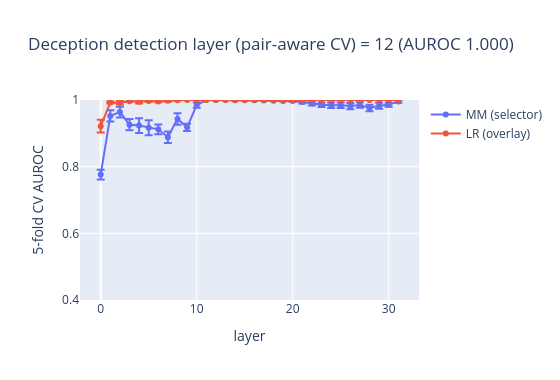

The notebook cell saved with this chart:
### Markdown cell above
## 2b. Layer Selection

Neither probing paper picks layers by patching ([Apollo] swept validation performance -> layer 22/80;
[HS §3] cross-validated probe AUROC -> layer 31/80). Patching is [GoT §3]'s tool and needs one-token
minimal pairs plus a token-level readout. So we split the job:

- **Detection layer** = argmax **pair-aware 5-fold CV AUROC** of an MM probe on mean-pooled
  activations, over all layers. Cheap because activations are already cached at every layer.
- **Steering block** (chosen in §2f.i, once the readout exists) = contiguous layers with high
  **NIE** — the causal analogue, [GoT §3]'s "group (b)".

### Code cell
dec_cv_mean, dec_cv_std = cv_auroc_by_layer(dec_train_mean, dec_train_labels, dec_train_pairs)
# LR overlay (robustness, decision 2026-07-11): the grid's LR probes are trained at the chosen layer
# too, so check LR's curve tracks MM's before committing. MM stays the selector. (~160 LR fits;
# noticeably slower than the closed-form MM sweep.)
dec_cv_lr_mean, dec_cv_lr_std = cv_auroc_by_layer(dec_train_mean, dec_train_labels, dec_train_pairs, probe_cls=LRProbe)

# ===== EDIT HERE: pick the detection layer from the plot below. =====
# argmax of the CV-AUROC curve is only a SUGGESTED DEFAULT. Read the curve (and the NIE bars in the
# steering subsection) and set the constant; everything downstream keys off it.
print(f"Suggested (argmax CV AUROC): {int(np.argmax(dec_cv_mean))}")
DEC_DETECT_LAYER = int(np.argmax(dec_cv_mean))   # <-- override with your choice
# ====================================================================

xs = list(range(len(dec_cv_mean)))
fig = go.Figure()
fig.add_trace(go.Scatter(x=xs, y=dec_cv_mean, mode="lines+markers", name="MM (selector)",
                         error_y=dict(type="data", array=dec_cv_std)))
fig.add_trace(go.Scatter(x=xs, y=dec_cv_lr_mean, mode="lines+markers", name="LR (overlay)",
                         error_y=dict(type="data", array=dec_cv_lr_std)))
fig.update_xaxes(title_text="layer")
fig.update_yaxes(title_text="5-fold CV AUROC", range=[0.4, 1.0])
fig.update_layout(height=380, width=560, title=f"Deception detection layer (pair-aware CV) = "
                  f"{DEC_DETECT_LAYER} (AUROC {dec_cv_mean[DEC_DETECT_LAYER]:.3f})")
fig.show()

### Figure 1 — Plotly figure (JSON) as saved in the notebook; plotly's stock layout.template omitted (floating-point values rounded to 4 significant figures)
{"data": [{"error_y": {"array": [0.01455, 0.01675, 0.01612, 0.01669, 0.02213, 0.02269, 0.01472, 0.01703, 0.01716, 0.01079, 0.007976, 0.0001666, 0.0, 0.0, 0.0005776, 0.001383, 0.0008489, 0.0008044, 0.0002944, 0.001018, 0.002515, 0.004421, 0.00599, 0.00649, 0.008046, 0.008071, 0.009501, 0.00827, 0.00982, 0.009102, 0.005786, 0.00373], "type": "data"}, "mode": "lines+markers", "name": "MM (selector)", "type": "scatter", "x": [0, 1, 2, 3, 4, 5, 6, 7, 8, 9, 10, 11, 12, 13, 14, 15, 16, 17, 18, 19, 20, 21, 22, 23, 24, 25, 26, 27, 28, 29, 30, 31], "y": [0.7764, 0.9524, 0.9639, 0.926, 0.9234, 0.9169, 0.9121, 0.8884, 0.9433, 0.9181, 0.9847, 0.9999, 1.0, 1.0, 0.9994, 0.9989, 0.9991, 0.9988, 0.9976, 0.9972, 0.9968, 0.994, 0.9894, 0.9854, 0.9843, 0.9843, 0.9817, 0.9853, 0.9761, 0.9825, 0.9859, 0.9952]}, {"error_y": {"array": [0.01922, 0.002894, 0.005373, 0.001041, 0.005351, 0.002356, 0.002237, 0.003326, 0.000865, 0.0, 0.0, 0.0, 0.0, 0.0, 0.0, 0.0, 0.0, 0.0, 0.0, 0.0, 0.0, 0.0, 0.0, 0.0, 0.0, 0.0, 0.0, 0.0, 0.0001666, 0.000204, 0.0001666, 0.0001666], "type": "data"}, "mode": "lines+markers", "name": "LR (overlay)", "type": "scatter", "x": [0, 1, 2, 3, 4, 5, 6, 7, 8, 9, 10, 11, 12, 13, 14, 15, 16, 17, 18, 19, 20, 21, 22, 23, 24, 25, 26, 27, 28, 29, 30, 31], "y": [0.9215, 0.9923, 0.992, 0.9963, 0.9948, 0.9971, 0.9953, 0.9978, 0.9993, 1.0, 1.0, 1.0, 1.0, 1.0, 1.0, 1.0, 1.0, 1.0, 1.0, 1.0, 1.0, 1.0, 1.0, 1.0, 1.0, 1.0, 1.0, 1.0, 0.9999, 0.9998, 0.9999, 0.9999]}], "layout": {"height": 380, "title": {"text": "Deception detection layer (pair-aware CV) = 12 (AUROC 1.000)"}, "width": 560, "xaxis": {"title": {"text": "layer"}}, "yaxis": {"range": [0.4, 1], "title": {"text": "5-fold CV AUROC"}}}}
